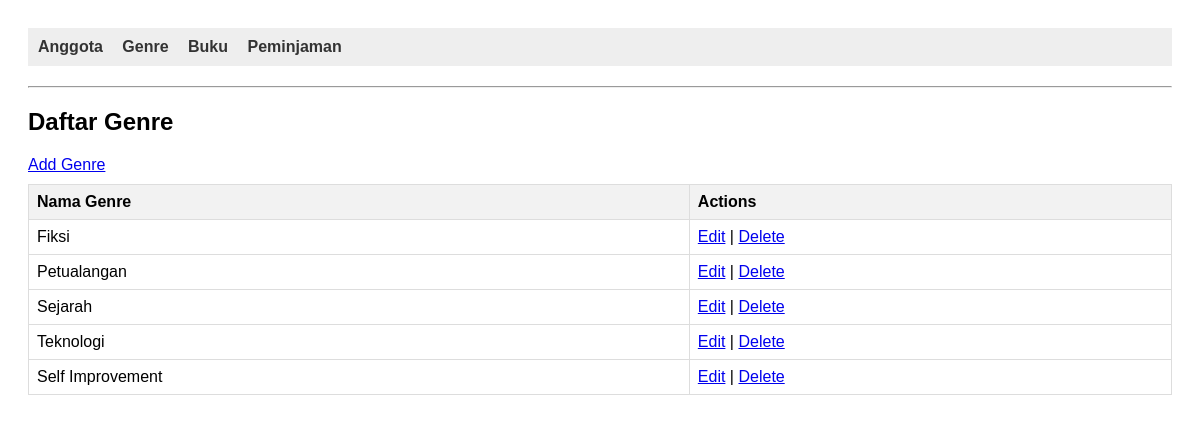
Page /Project/index.php?entity=genre on the committed database.
### tables this page shows
CREATE TABLE `genre` (
  `id_genre` int(11) NOT NULL,
  `nama_genre` varchar(100) NOT NULL
);

### Project/models/Genre.php (called while the page is built, shortened)
<?php
require_once "config/Database.php";
class Genre
{
    private $conn;
    private $table = "genre";
    public function __construct()
    {
        $database = new Database();
        $this->conn = $database->getConnection();
    }
    public function getAll()
    {
        $query = "SELECT * FROM " . $this->table . " ORDER BY id_genre ASC";
        $stmt = $this->conn->prepare($query);
        $stmt->execute();
        return $stmt->fetchAll(PDO::FETCH_ASSOC);
    }
}

### Project/config/Database.php (called while the page is built, shortened)
<?php
class Database
{
    private $host = "localhost";
    private $database = "mvvm_db";
    private $username = "root";
    private $password = "";
    public function getConnection()
    {
        $this->conn = null;
        try {
            $this->conn = new PDO("mysql:host=" . $this->host . ";dbname=" . $this->database, $this->username, $this->password);
            $this->conn->setAttribute(PDO::ATTR_ERRMODE, PDO::ERRMODE_EXCEPTION);
        } catch (PDOException $exception) {
            echo "Connection error: " . $exception->getMessage();
        }
        return $this->conn;
    }
}

### Project/viewmodels/GenreViewModel.php (called while the page is built, shortened)
<?php
require_once 'models/Genre.php';
class GenreViewModel
{
    private $genre;
    public function __construct()
    {
        $this->genre = new Genre();
    }
    public function getGenreList()
    {
        return $this->genre->getAll();
    }
}

### Project/views/genre_list.php (the view)
<?php
require_once 'views/template/header.php';
?>
<h2 class="mt-4">Daftar Genre</h2>
<a href="index.php?entity=genre&action=add" class="">Add Genre</a>
<table class="w-full border">
    <tr>
        <th>Nama Genre</th>
        <th>Actions</th>
    </tr>
    <?php foreach ($genreList as $genre): ?>
        <tr>
            <td class="border px-4 py-2"><?php echo htmlspecialchars($genre['nama_genre']); ?></td>
            <td class="border px-4 py-2">
                <a href="index.php?entity=genre&action=edit&id=<?php echo $genre['id_genre']; ?>">Edit</a>
                |
                <a href="index.php?entity=genre&action=delete&id=<?php echo $genre['id_genre']; ?>"
                    onclick="return confirm('Hapus genre ini?');">Delete</a>
            </td>
        </tr>
    <?php endforeach; ?>
</table>
<?php
require_once 'views/template/footer.php';
?>

### Project/views/template/header.php (style rules this page uses)
body { font-family: sans-serif; padding: 20px; }
table { border-collapse: collapse; width: 100%; margin-top: 10px; }
th, td { border: 1px solid #ddd; padding: 8px; text-align: left; }
th { background-color: #f2f2f2; }

### rows in the picture
genre: nama_genre "Fiksi"
genre: nama_genre "Petualangan"
genre: nama_genre "Sejarah"
genre: nama_genre "Teknologi"
genre: nama_genre "Self Improvement"
